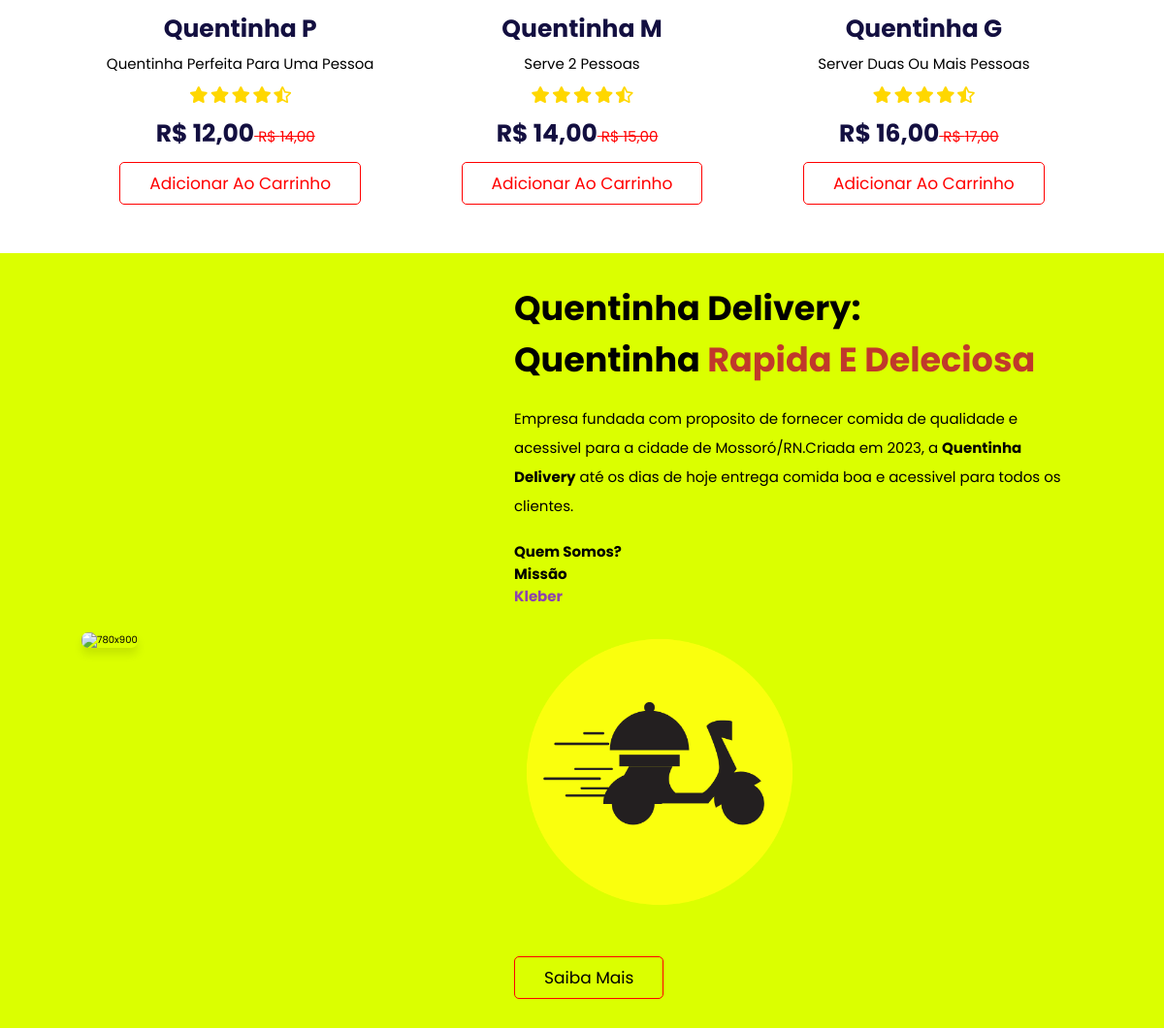
Before: / (middle part) with the older database file.
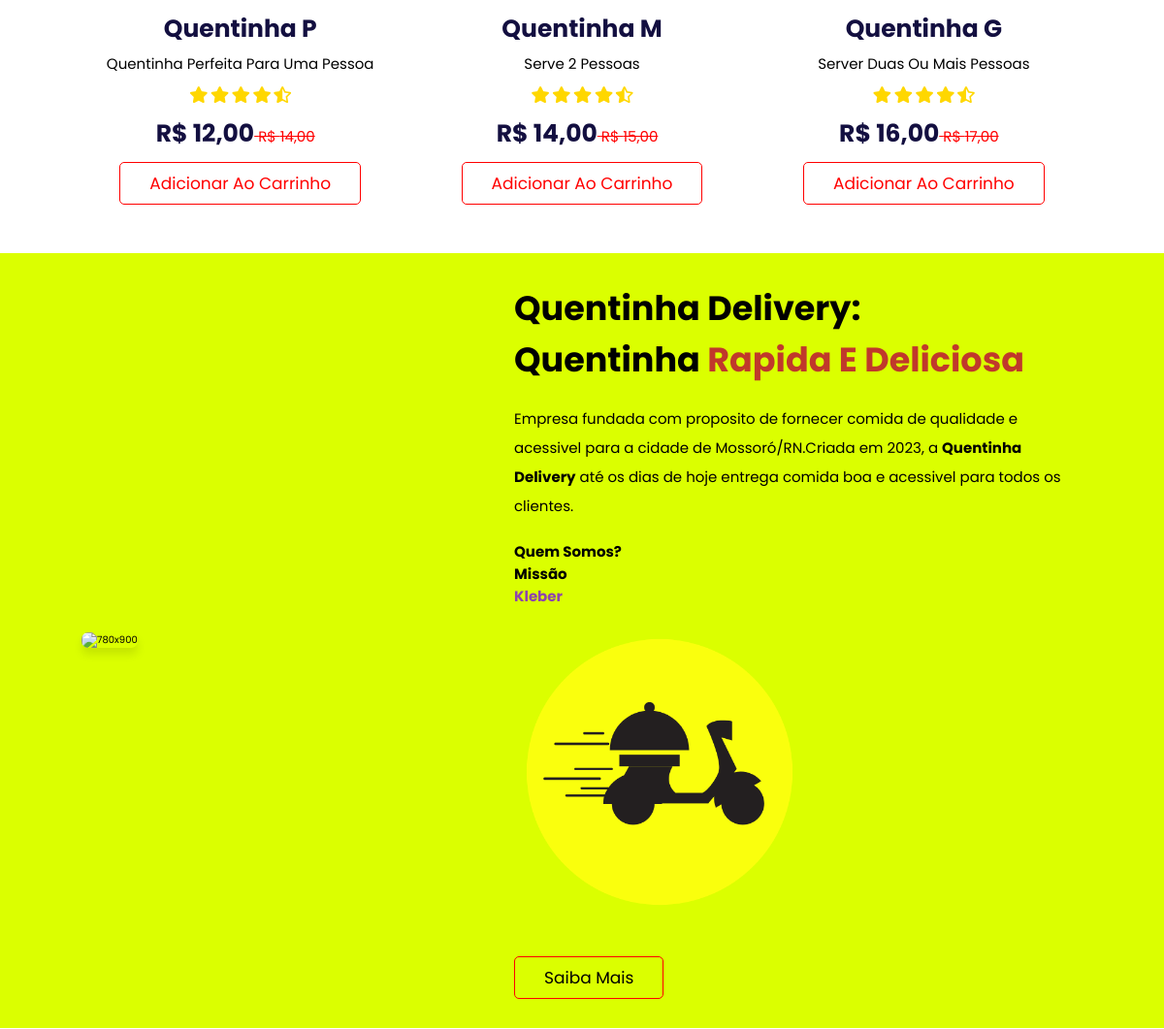
After: the same page with the newer database file.
### qdelivery/models.py (models this page shows, shortened)
class Dados(models.Model):
    logo = RichTextUploadingField()
    icone = RichTextUploadingField()
    nome = models.CharField(max_length=255)
    subtitulo = RichTextField(blank=True, null=True)
    frete = models.DecimalField(max_digits=10, decimal_places=2)
    cnpj = models.CharField(max_length=100)
    descricao = RichTextField()
    fone = models.CharField(max_length=70, blank=True, null=True)
    whatsapp = models.CharField(max_length=70)
    email = models.CharField(max_length=255)
    endereco = models.CharField(max_length=255, blank=True, null=True)
    numero = models.IntegerField(blank=True, null=True)
    bairro = models.CharField(max_length=255)
    estado = models.ForeignKey(Estado, on_delete=models.CASCADE)
    cidade = models.ForeignKey(Cidade, on_delete=models.CASCADE)
    cep = models.CharField(max_length=100)
    senha_email = models.CharField(max_length=255)
    usuario = models.ForeignKey(User, on_delete=models.CASCADE)
    ultima_atualizacao = models.DateTimeField(auto_now=True)
    tipo = models.CharField(max_length=70, blank=True, null=True)
    class Meta:
        verbose_name = "Dado"
        verbose_name_plural = "Dados"
    def formatar_wtt(self):
        if self.whatsapp:
            numero = self.whatsapp.replace(" ", "").replace("-", "").replace("(", "").replace(")", "")
            if len(numero) == 10:  # Ex: 8499666265
                return f"55{numero[:2]}{numero[2:]}"
            elif len(numero) == 11:  # Ex: 84996626265
                return f"55{numero[:2]}{numero[2:]}"
            else:
                return numero
        return ""

### qdelivery/views.py (the view)
# urls.py: path('', views.index),
def index(request):
    dados = get_object_or_404(Dados, id=1)
    produtos = get_object_or_404(Produtos, id=1)
    quentinhas = Produtos.objects.filter(tipo='Q')
    bebidas = Produtos.objects.filter(tipo='B')
    dados_produto = {
        'dados': dados,
        'produtos': produtos,
        'quentinhas': quentinhas,
        'bebidas': bebidas}
    return render(request, "index.html", dados_produto)

### qdelivery/templates/index.html (shortened to what this page needs)
{% extends "base.html" %}
{% load static %}
{% block content %}
<section class="loja">
    <div class="box-container">
        {% for produto in quentinhas %}
        <div class="box">
            {{produto.capa|safe}}
            <h3>{{ produto.titulo}}</h3>
            <p>{{produto.descricao | safe}}</p>
            <div class="estrelas">
                <i class="fas fa-star"></i>
                <i class="fas fa-star"></i>
                <i class="fas fa-star"></i>
                <i class="fas fa-star"></i>
                <i class="fas fa-star-half-alt"></i>
            </div>
            <div class="loja_valor">
                R$ {{produto.valor_promo}}<span> R$ {{produto.valor}}</span>
            </div>
            <a href="" class="btn">Adicionar ao carrinho</a>
        </div>
        {% endfor %}
    </div>
</section>
<section class="empresa">
    <div class="row">
        <div class="empresa-img">
            <img src="{% static 'img/empresa_video.gif' %}" alt="780x900">
        </div>
        <div class="content">
            <h3>{{ dados.nome }}: {{dados.subtitulo|safe}}  </h3>
            {{ dados.descricao|safe}}
            {{dados.icone|safe}}
            <a href="/empresa" class="btn">Saiba mais</a>
        </div>
    </div>
</section>
<br>
<br>
{% endblock %}

Changed rows visible on the page:
changed Dados "Quentinha Delivery": subtitulo "Quentinha Rapida E Deleciosa" → "Quentinha Rapida E Deliciosa"
